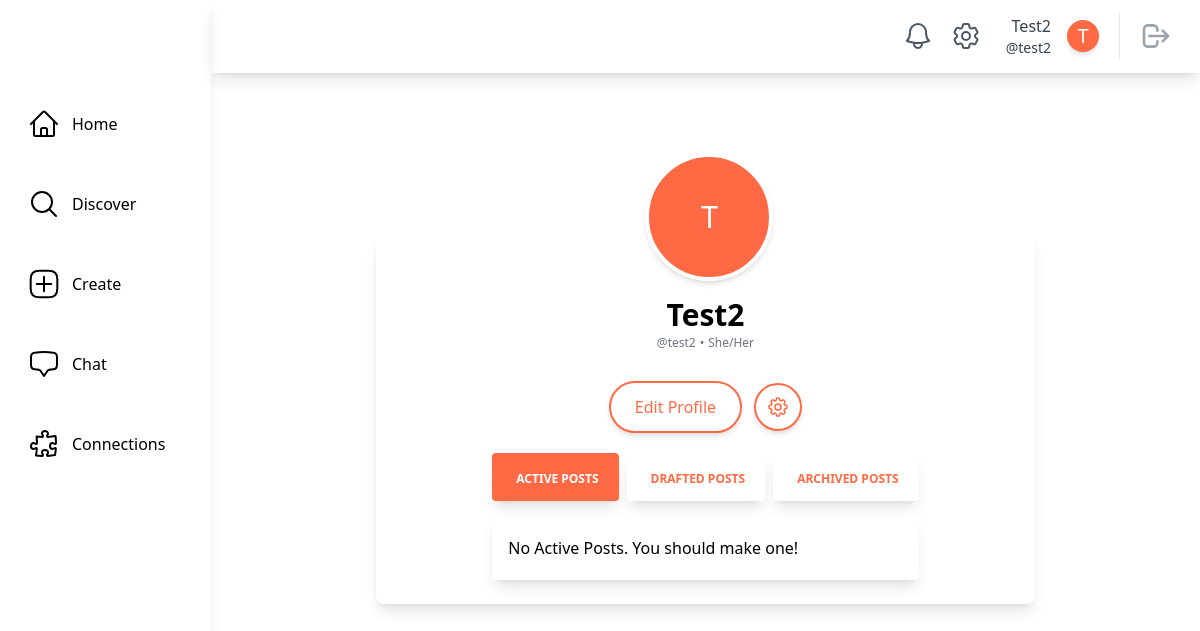
Page /profile/test2 (signed in) on the earlier database version.
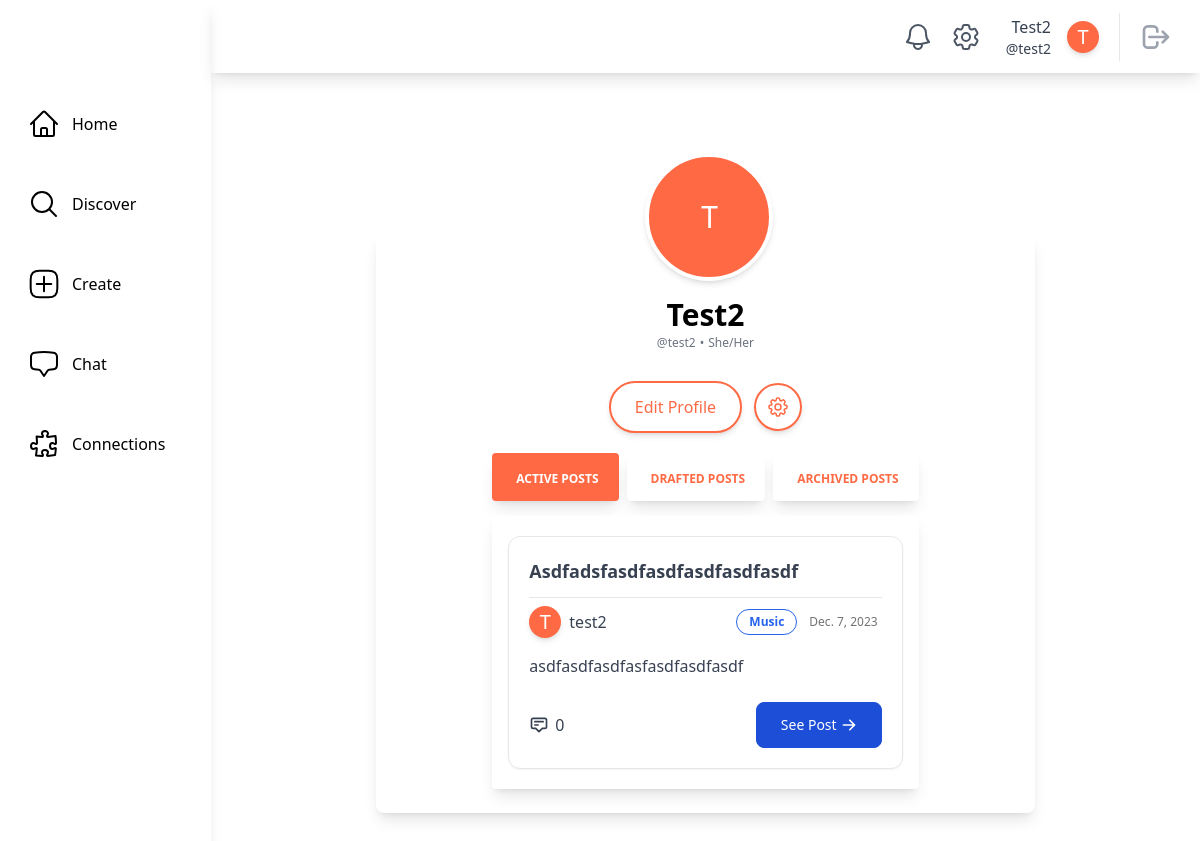
Same page on the later database version.
### posts/models.py (models this page shows, shortened)
class ActivityPost(models.Model):
    class PostStatus(models.IntegerChoices):
        DRAFT = 1, _("Draft")
        ACTIVE = 2, _("Active")
        ARCHIVED = 3, _("Archived")
    class Meta:
        db_table = "activity_posts"
        verbose_name_plural = "Activity Posts"
    poster = models.ForeignKey(settings.AUTH_USER_MODEL, on_delete=models.CASCADE)
    timestamp = models.DateTimeField(auto_now_add=True)
    title = models.CharField(max_length=255)
    description = models.TextField(max_length=1023)
    status = models.IntegerField(default=PostStatus.DRAFT, choices=PostStatus.choices)
    tags = models.ManyToManyField(InterestTag)

### main/models.py (models this page shows, shortened)
class SocialUser(AbstractUser):
    class Pronouns(models.IntegerChoices):
        SHE = 1, _("She/Her")
        HE = 2, _("He/Him")
        THEY = 3, _("They/Them")
        OTHER = 4, _("Other/Prefer Not To Say")
    username = models.CharField(max_length=30, unique=True)
    email = models.EmailField(unique=True, default="@nyu.edu")
    full_name = models.CharField(max_length=50, default="")
    pronouns = models.IntegerField(default=Pronouns.OTHER, choices=Pronouns.choices)
    date_of_birth = models.DateField(null=True, validators=[validate_age])
    major = models.CharField(max_length=100, default="undeclared")
    tags = models.ManyToManyField(InterestTag, related_name="tags")
    profile_picture = models.ImageField(
        upload_to="profile_pics/", null=True, blank=True
    )
    timestamp = models.DateTimeField("timestamp", default=timezone.now)  # joined

class InterestTag(models.Model):
    name = models.CharField(max_length=50, unique=True)
    class Meta:
        db_table = "interest_tags"
        verbose_name_plural = "Interest Tags"
    def __str__(self):
        return self.name

### main/views.py (the view)
@method_decorator(login_required, name="dispatch")
class ProfilePageView(LoginRequiredMixin, generic.DetailView):
    model = SocialUser
    template_name = "main/profile_page.html"
    context_object_name = "profile"
    def get_object(self, queryset=None):
        return get_object_or_404(SocialUser, username=self.kwargs["username"])
    def get_context_data(self, **kwargs):
        context = super().get_context_data(**kwargs)
        context["active_posts"] = ActivityPost.objects.filter(
            poster=self.object, status=ActivityPost.PostStatus.ACTIVE
        )
        context["drafted_posts"] = ActivityPost.objects.filter(
            poster=self.object, status=ActivityPost.PostStatus.DRAFT
        )
        context["archived_posts"] = ActivityPost.objects.filter(
            poster=self.object, status=ActivityPost.PostStatus.ARCHIVED
        )
        context["connection"] = Connection.get_connection(
            self.request.user, self.object
        )
        context["is_blocked"] = Block.get_blocked_status(self.request.user, self.object)
        return context

### main/models.py (called while the page is built)
    @classmethod
    def count_unread_notifications(cls, user):
        return (
            cls.objects.filter(models.Q(recipient_user=user, is_read=False))
            .all()
            .order_by("-timestamp")
            .count()
        )

    @classmethod
    def get_connection(cls, user1, user2):
        return cls.objects.filter(
            (models.Q(requester=user1) & models.Q(receiver=user2))
            | (models.Q(requester=user2) & models.Q(receiver=user1))
        ).first()

    @classmethod
    def get_blocked_status(cls, user1, user2):
        return cls.objects.filter(blocker=user1, blocked_user=user2).exists()

### theme/templatetags/theme_customfilters.py (called while the page is built)
@register.filter
def count_unread_notifications(user):
    return Notification.count_unread_notifications(user)

### main/templates/main/profile_page.html (shortened to what the changed rows need)
{% extends "base.html" %}
{% block content %}
    <div class="container mx-auto mt-40 mb-10">
        <div>
            <div class="bg-white relative shadow-lg rounded-lg w-5/6 md:w-5/6 lg:w-4/6 xl:w-3/6 mx-auto">
                <div class="flex justify-center">
                    <div class="mt-16 flex flex-col items-center">
                        <h1 class="font-bold text-center text-3xl text-black">{{ profile.full_name|capfirst }}</h1>
                {% if user == profile %}
                <div class="flex flex-wrap mx-5" id="tabs-id">
                    <div class="w-full">
                        <div class="overflow-y-auto max-h-full relative flex flex-col min-w-0 break-words bg-white w-full mb-6 shadow-lg rounded">
                            <div class="px-4 py-5 flex-auto">
                                <div class="tab-content tab-space">
                                    <div class="block" id="tab-active-posts">
                                        {% if active_posts %}
                                            {% for post in active_posts %}
                                                {% include "posts/post_card.html" with post=post %}
                                            {% endfor %}
                                        {% else %}
                                            <p>No Active Posts. You should make one!</p>
                                        {% endif %}
                                    </div>
                                </div>
                            </div>
                        </div>
                    </div>
                </div>
            </div>
        {% endif %}
    </div>
</div>
{% endblock content %}

### posts/templates/posts/post_card.html
<div class="rounded-xl border p-5 shadow-sm bg-white">
    <div class="text-lg font-bold text-gray-700 border-b pb-3">{{ post.title|capfirst }}</div>
    <div class="flex flex-wrap w-full items-center justify-between">
        <a href="{% url 'main:profile_page' post.poster.username %}"
           class="flex items-center hover:bg-gray-100 rounded hover:text-gray-600 focus:bg-gray-100 focus:text-gray-600 mt-2">
           <div class="rounded-full h-8 w-8 bg-[#ff6a45] flex items-center justify-center shadow-md border-white transition duration-200 transform hover:scale-110">
              {% if post.poster.profile_picture %}
                 {% comment %} Profile Picture with same shape {% endcomment %}
              {% else %}
                 <span class="text-white text-xl">{{ post.poster.full_name|first|capfirst }}</span>
              {% endif %}
           </div>
           <div class="flex items-center ml-2">
              <div class="text-md font-regular text-gray-700">{{ post.poster.username }}</div>
           </div>
        </a>
        <div class="flex flex-wrap justify-self-end items-center">
            <div class="flex items-center justify-items-start mr-2 mt-2">
                {% for tag in post.tags.all %}
                    <button class="mr-1 rounded-2xl border border-blue-600 text-blue-600 bg-white px-3 py-1 text-xs font-semibold">{{ tag }}</button>
                {% endfor %}
            </div>
            <div class="text-xs text-neutral-500 text-right mr-1 mt-2">{{ post.timestamp.date }}</div>
        </div>
    </div>
    <div class="mt-4 mb-6">
        <div class="text-gray-700">{{ post.description }}</div>
    </div>
    <div class="w-full flex flex-row justify-between">
        <div class="flex items-center transition text-gray-700 hover:text-gray-700">
            <svg xmlns="http://www.w3.org/2000/svg"
                 class="mr-1.5 h-5 w-5"
                 fill="none"
                 viewBox="0 0 24 24"
                 stroke="currentColor"
                 stroke-width="2">
                <path stroke-linecap="round" stroke-linejoin="round" d="M7 8h10M7 12h4m1 8l-4-4H5a2 2 0 01-2-2V6a2 2 0 012-2h14a2 2 0 012 2v8a2 2 0 01-2 2h-3l-4 4z" />
            </svg>
            <span>{{ post.comments.count }}</span>
        </div>
        <a href="{% url 'posts:post_details' poster=post.poster pk=post.id %}"
           class="inline-flex items-center justify-center px-6 py-3 mb-2 text-sm text-white bg-blue-700 rounded-lg border border-blue-700 hover:bg-blue-800 focus:ring-4 focus:outline-none focus:ring-blue-300 sm:w-auto sm:mb-0"
           data-primary="green-400"
           data-rounded="rounded-2xl"
           data-primary-reset="{}">
            See Post
            <svg class="w-4 h-4 ml-1"
                 xmlns="http://www.w3.org/2000/svg"
                 viewBox="0 0 20 20"
                 fill="currentColor">
                <path fill-rule="evenodd" d="M10.293 3.293a1 1 0 011.414 0l6 6a1 1 0 010 1.414l-6 6a1 1 0 01-1.414-1.414L14.586 11H3a1 1 0 110-2h11.586l-4.293-4.293a1 1 0 010-1.414z" clip-rule="evenodd">
                </path>
            </svg>
        </a>
    </div>
</div>

Differences in the rows shown:
added ActivityPost: title "Asdfadsfasdfasdfasdfasdfasdf", poster.full_name|first "T", poster.username "test2", timestamp "Dec. 7, 2023", description "asdfasdfasdfasfasdfasdfasdf", comments.count "0"
now on this page (row unchanged): InterestTag: name "Music"
Other differences:
text no longer shown: "No Active Posts. You should make one!"
